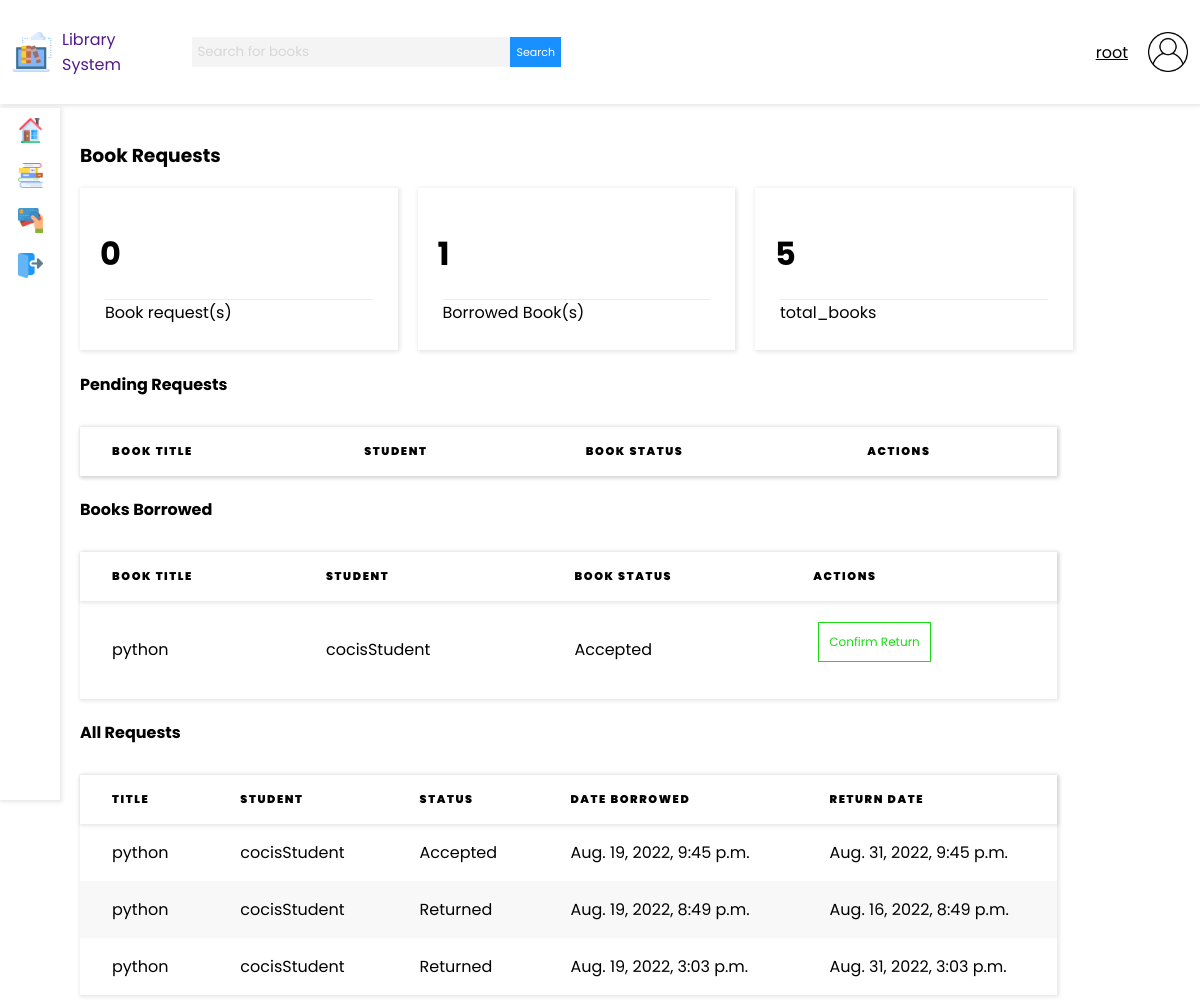
Screenshot of /books/book_requests/ (signed in) with the database file from the repository.
### base/models.py (models this page shows, shortened)
class Order(models.Model):
    STATUS = (
        ('Pending', 'Pending'),
        ('Accepted', 'Accepted'),
        ('Returned', 'Returned'),
    )
    book_name = models.ForeignKey(Book, null=True, on_delete=models.SET_NULL)
    date_borrowed = models.DateTimeField(
        auto_now_add=False, auto_now=False, blank=True)
    return_date = models.DateTimeField(
        auto_now_add=False, auto_now=False, blank=True)
    status = models.CharField(max_length=200, null=True, choices=STATUS)
    student_name = models.ForeignKey(
        User, null=True, on_delete=models.SET_NULL)

class Book(models.Model):
    title = models.CharField(max_length=200)
    author = models.CharField(max_length=200)
    description = models.TextField(null=True, blank=True)
    updated = models.DateField(auto_now=True)
    updated = models.DateField(auto_now_add=True)
    def __str__(self):
        return self.title

### base/views.py (the view)
# urls.py: path('books/book_requests/', views.bookRequests, name='book_requests'),
@login_required(login_url='/login')
def bookRequests(request):
    total_orders = Order.objects.filter(
        status='Pending',
        student_name=request.user
    )
    total_orders_admin = Order.objects.filter(status='Pending')
    borrowed_books = Order.objects.filter(status="Accepted")
    user_role = Role.objects.get(user=request.user.id)
    total_books = Book.objects.count()
    current_book_borrowed = Order.objects.filter(
        student_name=request.user).order_by("-id")[:1]
    all_requests = Order.objects.all().order_by("-id")
    current = {}
    return_warn_message = ""
    if len(current_book_borrowed) > 0:
        current = current_book_borrowed[0]
        return_date = str(current.return_date).split(" ")
        now = str(datetime.now()).split(" ")
        return_date = datetime.strptime(return_date[0], '%Y-%m-%d')
        now = datetime.strptime(now[0], '%Y-%m-%d')
        diff = (now-return_date).days
        if diff >= 3 and current.status == "Accepted":
            return_warn_message = "You have been fined 5000 for exceeding the return date by 3 days"
        if diff >= 10:
            return_warn_message = "You have been fined 15000 for exceeding the return date by 10 days"
        elif diff < 1 and abs(diff) <= 3:
            return_warn_message = "You have " + \
                str(abs(diff)) + \
                " day(s) until the return date"
        elif abs(diff) < 3 and current.status == "Accepted":
            return_warn_message = "You have " + \
                str(abs(diff)) + \
                " day(s) to return this book or you will be fined. Note that you have exceeded the return date"
    else:
        current["status"] = "Returned"
    context = {
        'total_order_count': len(total_orders_admin),
        'total_orders': total_orders,
        'total_borrowed': len(borrowed_books),
        'user_role': user_role,
        'borrowed_books': borrowed_books,
        'total_books': total_books,
        "total_orders_admin": total_orders_admin,
        "current_book_borrowed": current,
        "return_warn_message": return_warn_message,
        "all_requests": all_requests
    }
    return render(request, "books/book_requests.html", context)

### templates/books/book_requests.html (shortened to what this page needs)
{% extends 'main.html' %}
{% load static %}
{% block content %}
{% if user_role.role == 'Student' %}
<div class="">
    <div class="book_request_card">
        <h4>Current Book Borrowed</h4>
        {% if current_book_borrowed.status == "Returned" %}
        <p>You have no borrowed book</p>
        {% else %}
        {% if return_warn_message != "" and current_book_borrowed.status == "Accepted" %}
        <ul class="messages">
            <li class="alert">{{ return_warn_message }}</li>
        </ul>
        {% endif %}
        <table>
            <tbody>
                <tr>
                    <td>Book Title</td>
                    <td>{{ current_book_borrowed.book_name }}</td>
                </tr>
                <tr>
                    <td>Date Borrowed</td>
                    <td>{{ current_book_borrowed.date_borrowed }}</td>
                </tr>
                <tr>
                    <td>Return Date</td>
                    <td>{{ current_book_borrowed.return_date }}</td>
                </tr>
                <tr>
                    <td>Status</td>
                    <td>{{ current_book_borrowed.status }}</td>
                </tr>
                <tr>
                    <td>Action</td>
                    <td>
                        {% if current_book_borrowed.status == "Pending" %}
                        <a href="{% url 'deny_book' current_book_borrowed.id %}" class="deny-button">Cancel Request</a>
                        {% else %}
                        <p>No Actions</p>
                        {% endif %}
                    </td>
                </tr>
            </tbody>`
        </table>
        {% endif %}
    </div>
    <h4>Pending Book Requests</h4>
    <table>
        <thead>
            <tr>
                <th>Title</th>
                <th>Status</th>
                <th>Return Date</th>
            </tr>
        </thead>
        <tbody>
            {% for book in total_orders %}
            <tr>
                <td>{{ book.book_name }}</td>
                <td>{{ book.status }}</td>
                <td>{{ book.return_date }}</td>
            </tr>
            {% endfor %}
        </tbody>
    </table>
</div>
{% else %}
<h3>Book Requests</h3>
<div class="dashboard-card-container">
    <div class="dashboard-card">
        <h1>{{ total_order_count }}</h1>
        <p>Book request(s)</p>
    </div>
    <div class="dashboard-card">
        <h1>{{ total_borrowed }}</h1>
        <p>Borrowed Book(s)</p>
    </div>
    <div class="dashboard-card">
        <h1>{{ total_books }}</h1>
        <p>total_books</p>
    </div>
</div>
<div>
    <div class="table-header">
        <h4 class="table-title">Pending Requests</h4>
    </div>
    <table class="books-table-container">
        <thead>
            <tr>
                <th>Book Title</th>
                <th>Student</th>
                <th>Book Status</th>
                <th>Actions</th>
            </tr>
        </thead>
    </table>
</div>
<div>
    <div class="table-header">
        <h4 class="table-title">Books Borrowed</h4>
    </div>
    <table class="books-table-container">
        <thead>
            <tr>
                <th>Book Title</th>
                <th>Student</th>
                <th>Book Status</th>
                <th>Actions</th>
            </tr>
        </thead>
        <tbody>
            {% for order in borrowed_books %}
            <tr>
                <td>{{ order.book_name }}</td>
                <td>{{ order.student_name}}</td>
                <td>{{ order.status }}</td>
                <td class="table-actions">
                    <form method="post" action="{% url 'return_book' order.id %}">
                        <button type="submit" class="confirm-button">Confirm Return</button>
                    </form>
                </td>
            </tr>
            {% endfor %}
        </tbody>
    </table>
</div>
<div>
    <div class="table-header">
        <h4 class="table-title">All Requests</h4>
    </div>
    <table class="books-table-container">
        <thead>
            <tr>
                <th>Title</th>
                <th>Student</th>
                <th>Status</th>
                <th>Date Borrowed</th>
                <th>Return Date</th>
            </tr>
        </thead>
        <tbody>
            {% for order in all_requests %}
            <tr>
                <td>{{ order.book_name }}</td>
                <td>{{ order.student_name }}</td>
                <td>{{ order.status }}</td>
                <td>{{ order.date_borrowed }}</td>
                <td>{{ order.return_date }}</td>
            </tr>
            {% endfor %}
        </tbody>
    </table>
    {% endif %}
    {% endblock %}

### templates/navbar.html
{% load static %}
<nav class="navbar">
    <div class="nav-logo-search">
        <a href="" class="navbar-brand">
            <img class="navbar-image" src="{% static 'images/digital-library.png' %}" alt="">
            <span>Library System</span>
        </a>
        <form method="GET" action="" class="nav-search nav-search-responsive">
            <input value="{{ q }}" name="q" class="nav-search-input" type="text" placeholder="Search for books">
            <button class="nav-search-button" type="submit">Search</button>
        </form>
    </div>
    <div class="nav-user-profile">
        <span>{{ request.user }}</span>
        <img class="navbar-image" src="{% static 'images/user.png' %}" alt="">
    </div>
</nav>

### static/styles/main3.css (style rules this page uses)
body { font-family: 'Poppins', sans-serif; padding: 0; margin: 0; background-color: #fff; box-sizing: border-box; }
a,input,button { text-decoration: none; font-family: 'Poppins'; }
table { border-collapse: collapse; text-align: left; width: 100%; overflow-x: scroll; }
thead { box-shadow: 1px 1px 4px 1px rgba(0, 0, 0, 0.1); }
thead th { padding: 1rem 2rem; text-transform: uppercase; letter-spacing: 0.1rem; font-size: 0.7rem; font-weight: 900; }
tbody td { padding: 1rem 2rem; }
tbody tr:nth-child(even) { background-color: #f8f8f8; }
.table-actions { display: flex; flex-direction: row; }
.navbar { height: 13vh; background-color: #fff; box-shadow: 1px 1px 4px 1px rgba(0, 0, 0, 0.1); display: flex; flex-direction: row; align-items: center; padding: 0 1%; position: fixed; top: 0; left: 0; width: 98%; }
.nav-logo-search { display: flex; width: 50%; justify-content: space-between; align-items: center; }
.navbar-brand { display: block; width: 30%; display: flex; align-items: center; }
.navbar-brand span { margin: 0 10px; }
.navbar-image { height: 40px; width: 40px; }
.nav-search { width: 70%; display: flex; flex-direction: row; margin: 10px 10px; }
.nav-search-input { border: 0; background-color: #f4f4f4; height: 30px; width: 80%; margin: 0; padding: 5px; outline: none; }
.nav-search-input::placeholder { color: #d7d7d7; font-family: 'Poppins'; }
.nav-search-button { background-color: #1890ff; color: #ffffff; border: 0; border-radius: 0; transition: .3s ease-in; font-size: 11px; }
.nav-user-profile { width: 50%; display: flex; justify-content: flex-end; align-items: center; }
.nav-user-profile span { margin: 0 20px; text-decoration: underline; cursor: pointer; }
.dashboard-card-container { display: flex; width: 100%; }
.dashboard-card { width: 25%; box-shadow: 1px 1px 4px 1px rgba(0, 0, 0, 0.1); padding: 20px; margin-right: 20px; transition: .3s ease-in; }
.books-table-container { box-shadow: 1px 1px 4px 1px rgba(0, 0, 0, 0.1); padding: 20px; width: 88%; margin-top: 30px; }
.dashboard-card p { border-top: 1px solid #ebebeb; }
.book-card h3,p { margin: 5px; }

### static/styles/main12.css (style rules this page uses)
body { font-family: 'Poppins', sans-serif; padding: 0; margin: 0; background-color: #fff; box-sizing: border-box; }
a,input,button { text-decoration: none; font-family: 'Poppins'; }
table { border-collapse: collapse; text-align: left; width: 100%; overflow-x: scroll; }
thead { box-shadow: 1px 1px 4px 1px rgba(0, 0, 0, 0.1); }
thead th { padding: 1rem 2rem; text-transform: uppercase; letter-spacing: 0.1rem; font-size: 0.7rem; font-weight: 900; }
tbody td { padding: 1rem 2rem; }
tbody tr:nth-child(even) { background-color: #f8f8f8; }
.table-actions { display: flex; flex-direction: row; }
.confirm-button { display: block; padding: 10px; margin: 5px; border: 1px solid #1adb14; background-color: #fff;; color: #1adb14; text-align: center; transition: .3s ease-in; font-size: 12px; display: flex; align-items: center; }
.navbar { height: 13vh; background-color: #fff; box-shadow: 1px 1px 4px 1px rgba(0, 0, 0, 0.1); display: flex; flex-direction: row; align-items: center; padding: 0 1%; position: fixed; top: 0; left: 0; width: 98%; }
.nav-logo-search { display: flex; width: 50%; justify-content: space-between; align-items: center; }
.navbar-brand { display: block; width: 30%; display: flex; align-items: center; }
.navbar-brand span { margin: 0 10px; }
.navbar-image { height: 40px; width: 40px; }
.nav-search { width: 70%; display: flex; flex-direction: row; margin: 10px 10px; }
.nav-search-input { border: 0; background-color: #f4f4f4; height: 30px; width: 80%; margin: 0; padding: 5px; outline: none; }
.nav-search-input::placeholder { color: #d7d7d7; font-family: 'Poppins'; }
.nav-search-button { background-color: #1890ff; color: #ffffff; border: 0; border-radius: 0; transition: .3s ease-in; font-size: 11px; }
.nav-user-profile { width: 50%; display: flex; justify-content: flex-end; align-items: center; }
.nav-user-profile span { margin: 0 20px; text-decoration: underline; cursor: pointer; }
.dashboard-card-container { display: flex; width: 100%; }
.dashboard-card { width: 25%; box-shadow: 1px 1px 4px 1px rgba(0, 0, 0, 0.1); padding: 20px; margin-right: 20px; transition: .3s ease-in; }
.books-table-container { box-shadow: 1px 1px 4px 1px rgba(0, 0, 0, 0.1); padding: 20px; width: 88%; margin-top: 30px; }
.dashboard-card p { border-top: 1px solid #ebebeb; }
.book-card h3,p { margin: 5px; }

### rows the page displays
Order: book_name "python", student_name "cocisStudent", status "Accepted", date_borrowed "Aug. 19, 2022, 9:45 p.m.", return_date "Aug. 31, 2022, 9:45 p.m."
Order: book_name "python", student_name "cocisStudent", status "Returned", date_borrowed "Aug. 19, 2022, 8:49 p.m.", return_date "Aug. 16, 2022, 8:49 p.m."
Order: book_name "python", student_name "cocisStudent", status "Returned", date_borrowed "Aug. 19, 2022, 3:03 p.m.", return_date "Aug. 31, 2022, 3:03 p.m."

### other values shown
{{ request.user }} "root"
{{ total_order_count }} "0"
{{ total_borrowed }} "1"
{{ total_books }} "5"
